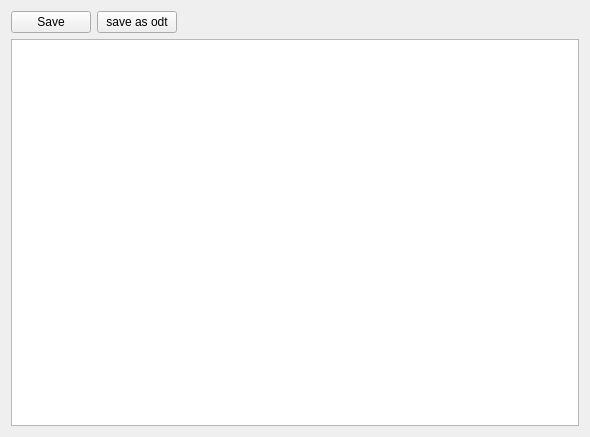
<?xml version="1.0" encoding="UTF-8"?>
<ui version="4.0">
 <class>Preview</class>
 <widget class="QWidget" name="Preview">
  <property name="geometry">
   <rect>
    <x>0</x>
    <y>0</y>
    <width>590</width>
    <height>437</height>
   </rect>
  </property>
  <property name="windowTitle">
   <string>Form</string>
  </property>
  <layout class="QGridLayout" name="gridLayout">
   <item row="0" column="0">
    <layout class="QHBoxLayout" name="horizontalLayout">
     <item>
      <widget class="QPushButton" name="saveBtn">
       <property name="maximumSize">
        <size>
         <width>150</width>
         <height>16777215</height>
        </size>
       </property>
       <property name="text">
        <string>Save</string>
       </property>
      </widget>
     </item>
     <item>
      <widget class="QPushButton" name="saveAsODT">
       <property name="text">
        <string>save as odt</string>
       </property>
      </widget>
     </item>
     <item>
      <spacer name="horizontalSpacer">
       <property name="orientation">
        <enum>Qt::Horizontal</enum>
       </property>
       <property name="sizeHint" stdset="0">
        <size>
         <width>40</width>
         <height>20</height>
        </size>
       </property>
      </spacer>
     </item>
    </layout>
   </item>
   <item row="1" column="0">
    <widget class="QTextBrowser" name="textBrowser"/>
   </item>
  </layout>
 </widget>
 <resources/>
 <connections/>
</ui>
